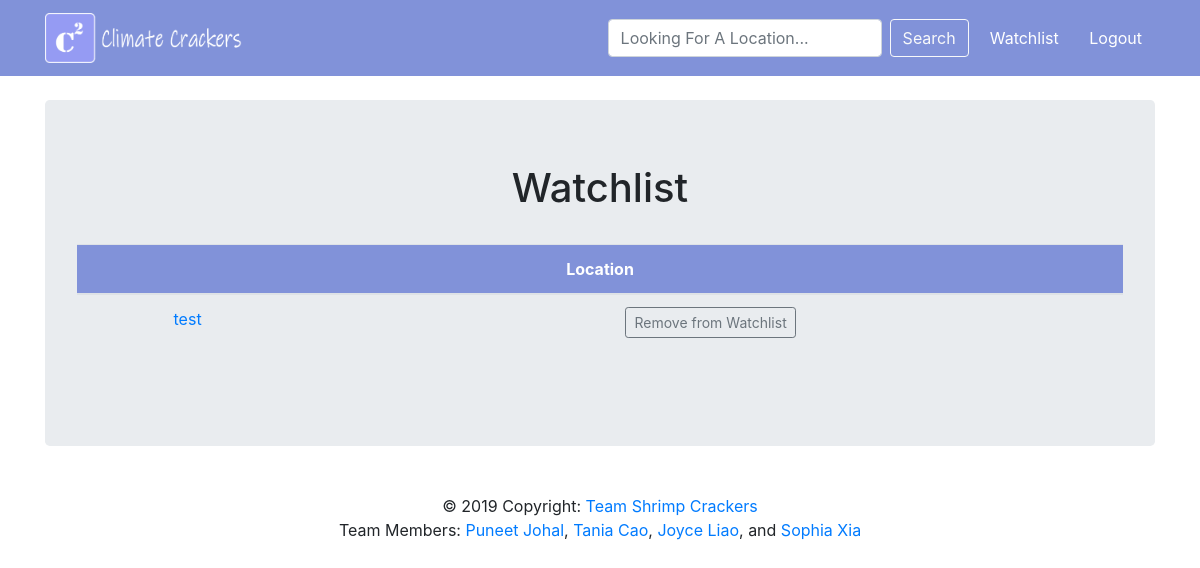
The app's page /watchlist (signed in), older data.
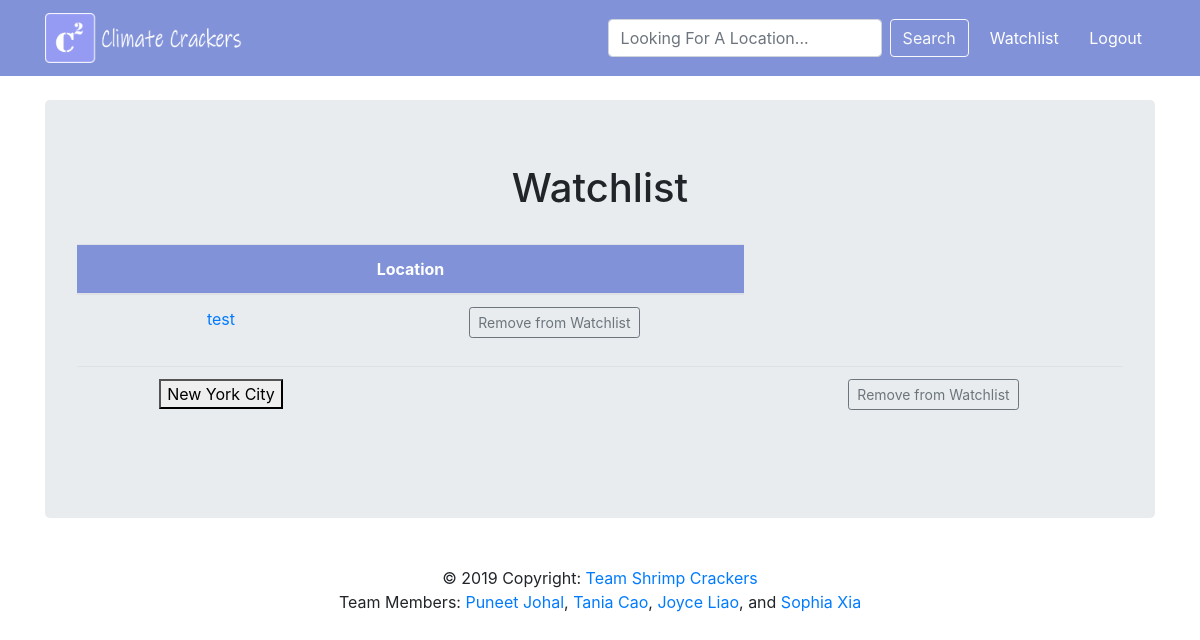
The same page, newer data.
### tables this page shows
CREATE TABLE watchlist (username TEXT, location TEXT, latitude FLOAT, longitude FLOAT);

### __init__.py (the view)
@app.route("/watchlist")
def load_wl():
	user = session["logged_in"]
	locations = db.get_watchlist(user)
	return render_template("watchlist.html", title = "Watchlist", heading = "Watchlist", watchlist = locations, logged_in=True)

### util/db.py (called while the page is built)
def get_watchlist(user):
    db = sqlite3.connect(DB_FILE)
    c = db.cursor()
    watchlist_data = []
    for each in c.execute("SELECT * FROM watchlist WHERE username =?", (user,)):
        temp = []
        for i in range (1,len(each)):
            temp.append(each[i])
        watchlist_data.append(temp)
    db.close()
    return watchlist_data

### templates/watchlist.html (shortened to what this page needs)
{% extends "parent.html" %}
{% block content %}
<div class="table-responsive">
  <table class="table table-hover text-center" width="100%">
    <thead>
      <tr class="text-white" style="background-color: #8192d9;">
        <th colspan="2">Location</th>
      </tr>
    </thead>
    <tbody>
      <tr>
        <td><a href="/#">test</a></td>
        <td>
	  <form action = "/removeWatchlist">
	    <div class="form-group">
	      <button type="submit" class="btn btn-outline-secondary btn-sm" id="remove_btn" name = {{each}} value = "Remove from watchlist">Remove from Watchlist</button>
	    </div>
	  </form>
        </td>
      </tr>
      {% for each in watchlist %}
      <tr>
        <td><button>{{each[0]}}</button></td>
        <td>
        </td>
        <td>
      <form action="/info">
	  <form action = "/rm_wl">
	    <div class="form-group">
	      <button type="submit" class="btn btn-outline-secondary btn-sm" id="remove_btn" name = {{each}} value = "Remove from watchlist">Remove from Watchlist</button>
	    </div>
	  </form>
        </td>
      </tr>
      {% endfor %}
    </tbody>
  </table>
</div>
{% endblock %}

### templates/parent.html (shortened to what this page needs)
<!DOCTYPE html>
<html lang="en" dir="ltr">
  {% block head %}
  <head>
    <link rel="stylesheet" href="https://stackpath.bootstrapcdn.com/bootstrap/4.1.3/css/bootstrap.min.css">
    <link rel="stylesheet" href="/static/style.css">
  </head>
  {% endblock %}
  <body>
    {% block header %}
    <nav class="navbar navbar-expand-lg navbar-dark navbar-fixed-top" style="background-color: #8192d9;">
      <div class="container">
	<a class="navbar-brand" href="/"><img src="/static/pic.png" class="img-fluid" width="205" height="50"></a>
	<div class="collapse navbar-collapse" id="navbarNavDropdown">
	  <ul class="navbar-nav flex-row ml-md-auto d-none d-md-flex">
	    <li class="nav-item active mx-2">
	      <form class="form-inline" action = "/search">
		<input class="form-control mr-sm-2" type="search" placeholder="Looking For A Location..." aria-label="Search" name="search_location">
		<button class="btn btn-outline-light my-2 my-sm-0" type="submit">Search</button>
	      </form>
	    </li>
            {% if not logged_in %}
	    <li class="nav-item dropdown active mx-2">
	      <a class="nav-link dropdown-toggle" href="#" id="login" role="button" data-toggle="dropdown" aria-haspopup="true" aria-expanded="false">
		User
	      </a>
              <div class="dropdown-menu" aria-labelledby="login" style="background-color: #9aa7e0;">
		<a class="dropdown-item text-secondary" href="/login">Login</a>
		<a class="dropdown-item text-secondary" href="/register">Register</a>
              </div>
              {% else %}
              <div class="center">
		<a class="btn btn-black text-white" href="/watchlist">Watchlist</a>
		<a class="btn btn-black text-white" href="/logout">Logout</a>
	      </div>
              {% endif %}
	  </ul>
	</div>
      </div>
    </nav>
    {% endblock %}
    <div class="container">
      <div class="jumbotron">
	<h1 class="text-center"> {{ heading }} </h1>
	<br>
	{% block content %}
	{% endblock %}
      </div>
    </div>
    {% block footer %}
    <footer class="page-footer" style="text-decoration: none;">
      <center>
	<div class="footer-copyright text-center py-3"> &copy 2019 Copyright: <a href="https://github.com/puneetjohal/ShrimpCrackers"> Team Shrimp Crackers</a>
	  <br> Team Members:
	  <a href="https://github.com/puneetjohal">Puneet Johal</a>,
	  <a href="https://github.com/taniacao12">Tania Cao</a>,
	  <a href="https://github.com/joyceliaoo">Joyce Liao</a>, and
	  <a href="https://github.com/sxia1">Sophia Xia</a>
	</div>
      </center>
    </footer>
    {% endblock %}
  </body>
</html>

Row changes from the older to the newer data that the page shows:
added watchlist: location "New York City"
